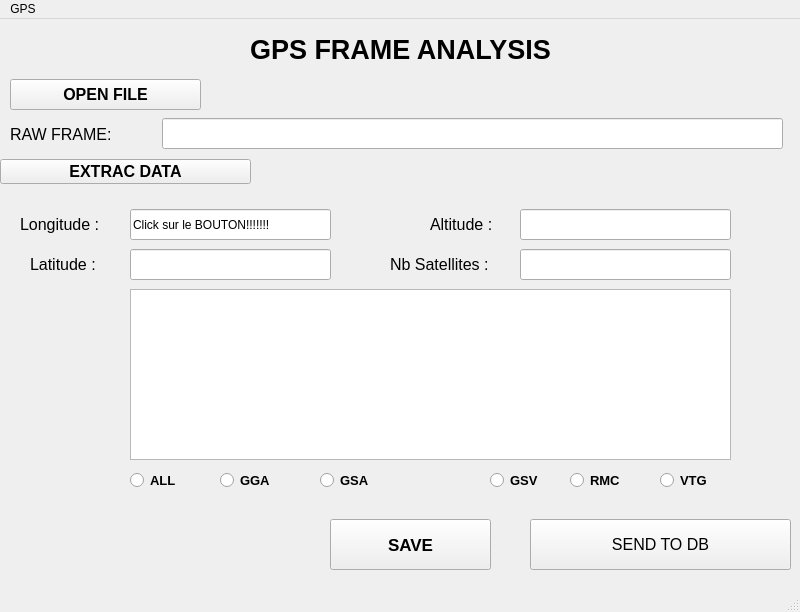
<?xml version="1.0" encoding="UTF-8"?>
<ui version="4.0">
 <class>MainWindow</class>
 <widget class="QMainWindow" name="MainWindow">
  <property name="geometry">
   <rect>
    <x>0</x>
    <y>0</y>
    <width>800</width>
    <height>612</height>
   </rect>
  </property>
  <property name="windowTitle">
   <string>MainWindow</string>
  </property>
  <widget class="QWidget" name="centralwidget">
   <widget class="QLineEdit" name="trame">
    <property name="geometry">
     <rect>
      <x>162</x>
      <y>99</y>
      <width>621</width>
      <height>31</height>
     </rect>
    </property>
   </widget>
   <widget class="QLabel" name="label">
    <property name="geometry">
     <rect>
      <x>10</x>
      <y>100</y>
      <width>141</width>
      <height>31</height>
     </rect>
    </property>
    <property name="font">
     <font>
      <pointsize>12</pointsize>
     </font>
    </property>
    <property name="text">
     <string>RAW FRAME:</string>
    </property>
   </widget>
   <widget class="QLabel" name="title">
    <property name="geometry">
     <rect>
      <x>250</x>
      <y>-20</y>
      <width>391</width>
      <height>101</height>
     </rect>
    </property>
    <property name="font">
     <font>
      <pointsize>20</pointsize>
      <weight>75</weight>
      <bold>true</bold>
     </font>
    </property>
    <property name="text">
     <string>GPS FRAME ANALYSIS</string>
    </property>
   </widget>
   <widget class="QLabel" name="longitudeTitle">
    <property name="geometry">
     <rect>
      <x>20</x>
      <y>190</y>
      <width>141</width>
      <height>31</height>
     </rect>
    </property>
    <property name="font">
     <font>
      <pointsize>12</pointsize>
     </font>
    </property>
    <property name="text">
     <string>Longitude :</string>
    </property>
   </widget>
   <widget class="QLabel" name="latitudeTitle">
    <property name="geometry">
     <rect>
      <x>30</x>
      <y>230</y>
      <width>141</width>
      <height>31</height>
     </rect>
    </property>
    <property name="font">
     <font>
      <pointsize>12</pointsize>
     </font>
    </property>
    <property name="text">
     <string>Latitude :</string>
    </property>
   </widget>
   <widget class="QLineEdit" name="longitudeLineEdit">
    <property name="geometry">
     <rect>
      <x>130</x>
      <y>190</y>
      <width>201</width>
      <height>31</height>
     </rect>
    </property>
    <property name="text">
     <string>Click sur le BOUTON!!!!!!! </string>
    </property>
    <property name="readOnly">
     <bool>true</bool>
    </property>
   </widget>
   <widget class="QLineEdit" name="latitudeLineEdit">
    <property name="geometry">
     <rect>
      <x>130</x>
      <y>230</y>
      <width>201</width>
      <height>31</height>
     </rect>
    </property>
    <property name="text">
     <string/>
    </property>
    <property name="readOnly">
     <bool>true</bool>
    </property>
   </widget>
   <widget class="QLineEdit" name="altitudeLineEdit">
    <property name="geometry">
     <rect>
      <x>520</x>
      <y>190</y>
      <width>211</width>
      <height>31</height>
     </rect>
    </property>
    <property name="readOnly">
     <bool>true</bool>
    </property>
   </widget>
   <widget class="QLineEdit" name="nbSatelitesLineEdit">
    <property name="geometry">
     <rect>
      <x>520</x>
      <y>230</y>
      <width>211</width>
      <height>31</height>
     </rect>
    </property>
    <property name="readOnly">
     <bool>true</bool>
    </property>
   </widget>
   <widget class="QLabel" name="altitudeTitle">
    <property name="geometry">
     <rect>
      <x>430</x>
      <y>190</y>
      <width>91</width>
      <height>31</height>
     </rect>
    </property>
    <property name="font">
     <font>
      <pointsize>12</pointsize>
     </font>
    </property>
    <property name="text">
     <string>Altitude :</string>
    </property>
   </widget>
   <widget class="QLabel" name="nbSateliteTitle">
    <property name="geometry">
     <rect>
      <x>390</x>
      <y>230</y>
      <width>131</width>
      <height>31</height>
     </rect>
    </property>
    <property name="font">
     <font>
      <pointsize>12</pointsize>
     </font>
    </property>
    <property name="text">
     <string>Nb Satellites :</string>
    </property>
   </widget>
   <widget class="QPushButton" name="extracButton">
    <property name="geometry">
     <rect>
      <x>0</x>
      <y>140</y>
      <width>251</width>
      <height>25</height>
     </rect>
    </property>
    <property name="font">
     <font>
      <pointsize>12</pointsize>
      <weight>75</weight>
      <bold>true</bold>
     </font>
    </property>
    <property name="text">
     <string>EXTRAC DATA</string>
    </property>
    <property name="shortcut">
     <string>E</string>
    </property>
   </widget>
   <widget class="QPushButton" name="saveButton">
    <property name="geometry">
     <rect>
      <x>330</x>
      <y>500</y>
      <width>161</width>
      <height>51</height>
     </rect>
    </property>
    <property name="font">
     <font>
      <pointsize>13</pointsize>
      <weight>75</weight>
      <bold>true</bold>
     </font>
    </property>
    <property name="text">
     <string>SAVE</string>
    </property>
    <property name="shortcut">
     <string>S</string>
    </property>
   </widget>
   <widget class="QPushButton" name="openFileButton">
    <property name="geometry">
     <rect>
      <x>10</x>
      <y>60</y>
      <width>191</width>
      <height>31</height>
     </rect>
    </property>
    <property name="font">
     <font>
      <pointsize>12</pointsize>
      <weight>75</weight>
      <bold>true</bold>
     </font>
    </property>
    <property name="text">
     <string>OPEN FILE</string>
    </property>
   </widget>
   <widget class="QTextEdit" name="trameTextEdit">
    <property name="geometry">
     <rect>
      <x>130</x>
      <y>270</y>
      <width>601</width>
      <height>171</height>
     </rect>
    </property>
    <property name="readOnly">
     <bool>true</bool>
    </property>
    <property name="html">
     <string>&lt;!DOCTYPE HTML PUBLIC &quot;-//W3C//DTD HTML 4.0//EN&quot; &quot;http://www.w3.org/TR/REC-html40/strict.dtd&quot;&gt;
&lt;html&gt;&lt;head&gt;&lt;meta name=&quot;qrichtext&quot; content=&quot;1&quot; /&gt;&lt;style type=&quot;text/css&quot;&gt;
p, li { white-space: pre-wrap; }
&lt;/style&gt;&lt;/head&gt;&lt;body style=&quot; font-family:'MS Shell Dlg 2'; font-size:7.8pt; font-weight:400; font-style:normal;&quot;&gt;
&lt;p style=&quot;-qt-paragraph-type:empty; margin-top:0px; margin-bottom:0px; margin-left:0px; margin-right:0px; -qt-block-indent:0; text-indent:0px;&quot;&gt;&lt;br /&gt;&lt;/p&gt;&lt;/body&gt;&lt;/html&gt;</string>
    </property>
   </widget>
   <widget class="QRadioButton" name="ggaRadioButton">
    <property name="geometry">
     <rect>
      <x>220</x>
      <y>450</y>
      <width>71</width>
      <height>22</height>
     </rect>
    </property>
    <property name="font">
     <font>
      <pointsize>10</pointsize>
      <weight>75</weight>
      <bold>true</bold>
     </font>
    </property>
    <property name="text">
     <string>GGA</string>
    </property>
   </widget>
   <widget class="QRadioButton" name="gsaRadioButton">
    <property name="geometry">
     <rect>
      <x>320</x>
      <y>450</y>
      <width>61</width>
      <height>22</height>
     </rect>
    </property>
    <property name="font">
     <font>
      <pointsize>10</pointsize>
      <weight>75</weight>
      <bold>true</bold>
     </font>
    </property>
    <property name="text">
     <string>GSA</string>
    </property>
   </widget>
   <widget class="QRadioButton" name="gsvRadioButton">
    <property name="geometry">
     <rect>
      <x>490</x>
      <y>450</y>
      <width>61</width>
      <height>22</height>
     </rect>
    </property>
    <property name="font">
     <font>
      <pointsize>10</pointsize>
      <weight>75</weight>
      <bold>true</bold>
     </font>
    </property>
    <property name="text">
     <string>GSV</string>
    </property>
   </widget>
   <widget class="QRadioButton" name="rmcRadioButton">
    <property name="geometry">
     <rect>
      <x>570</x>
      <y>450</y>
      <width>61</width>
      <height>22</height>
     </rect>
    </property>
    <property name="font">
     <font>
      <pointsize>10</pointsize>
      <weight>75</weight>
      <bold>true</bold>
     </font>
    </property>
    <property name="text">
     <string>RMC</string>
    </property>
   </widget>
   <widget class="QRadioButton" name="vtgRadioButton">
    <property name="geometry">
     <rect>
      <x>660</x>
      <y>450</y>
      <width>61</width>
      <height>22</height>
     </rect>
    </property>
    <property name="font">
     <font>
      <pointsize>10</pointsize>
      <weight>75</weight>
      <bold>true</bold>
     </font>
    </property>
    <property name="text">
     <string>VTG</string>
    </property>
   </widget>
   <widget class="QRadioButton" name="allRadioButton">
    <property name="geometry">
     <rect>
      <x>130</x>
      <y>450</y>
      <width>61</width>
      <height>22</height>
     </rect>
    </property>
    <property name="font">
     <font>
      <pointsize>10</pointsize>
      <weight>75</weight>
      <bold>true</bold>
     </font>
    </property>
    <property name="text">
     <string>ALL</string>
    </property>
   </widget>
   <widget class="QPushButton" name="pushButton">
    <property name="geometry">
     <rect>
      <x>530</x>
      <y>500</y>
      <width>261</width>
      <height>51</height>
     </rect>
    </property>
    <property name="font">
     <font>
      <pointsize>12</pointsize>
     </font>
    </property>
    <property name="text">
     <string>SEND TO DB</string>
    </property>
   </widget>
  </widget>
  <widget class="QMenuBar" name="menubar">
   <property name="geometry">
    <rect>
     <x>0</x>
     <y>0</y>
     <width>800</width>
     <height>25</height>
    </rect>
   </property>
   <widget class="QMenu" name="menuGPS">
    <property name="title">
     <string>GPS</string>
    </property>
   </widget>
   <addaction name="menuGPS"/>
  </widget>
  <widget class="QStatusBar" name="statusbar"/>
 </widget>
 <resources/>
 <connections/>
</ui>
